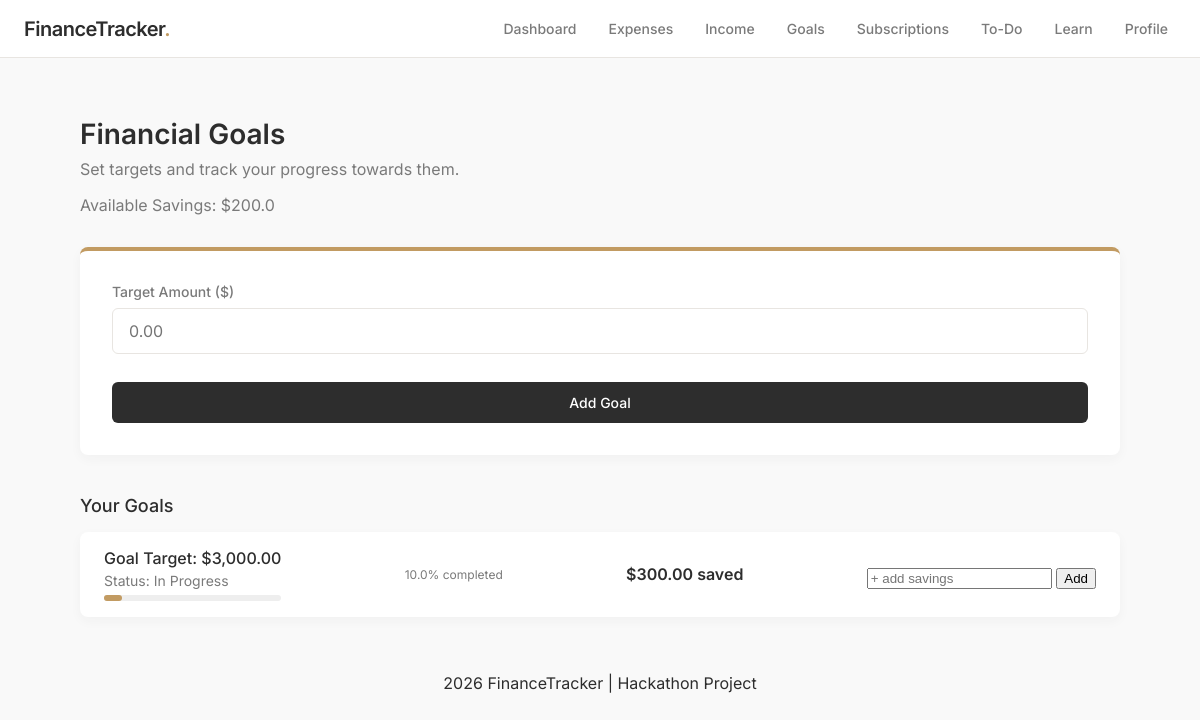
Before: /goals/oleksii with the older database file.
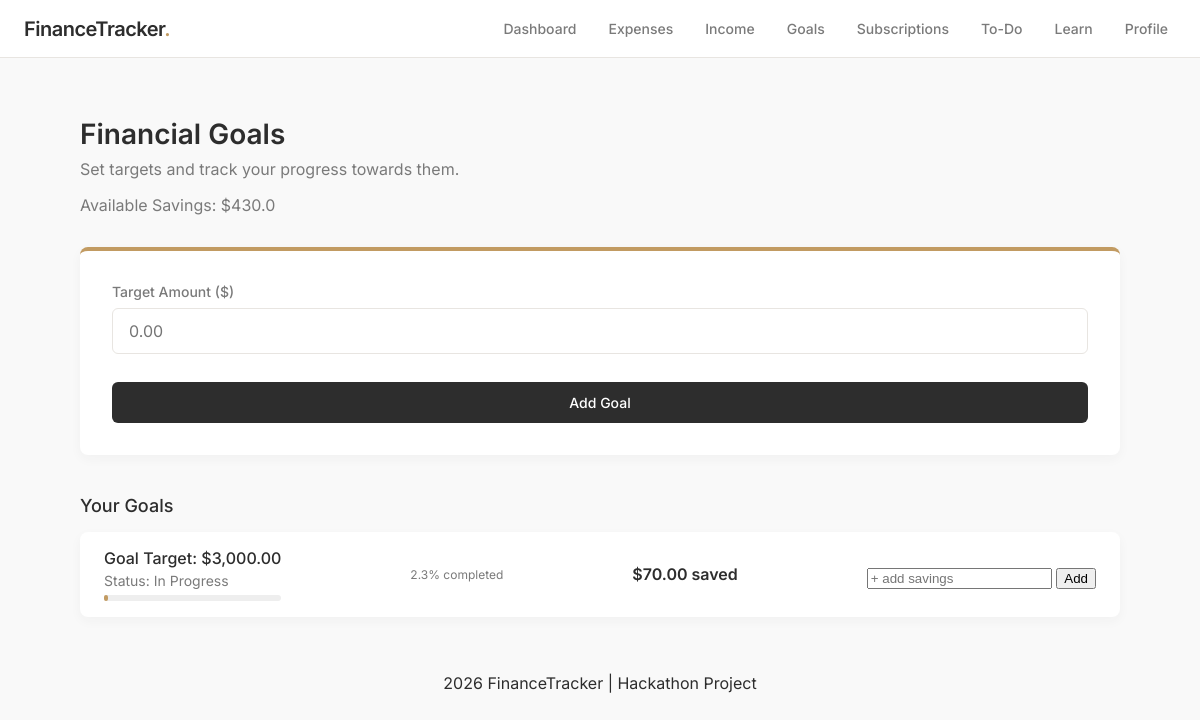
After: the same page with the newer database file.
### tables this page shows
CREATE TABLE users (
        id INTEGER PRIMARY KEY AUTOINCREMENT,
        username TEXT UNIQUE,
        streak INTEGER DEFAULT 0,
        email TEXT,
        password TEXT,
        balance REAL DEFAULT 0,
        savings REAL DEFAULT 0,
        last_active TEXT
    );

CREATE TABLE goals (
        id INTEGER PRIMARY KEY AUTOINCREMENT,
        user_id INTEGER,
        target REAL,
        current REAL DEFAULT 0,
        completed INTEGER DEFAULT 0
    );

### app.py (the view, shortened to what this page needs)
@app.route("/goals/<username>", methods=["GET", "POST"])
def goals(username):
    user_id = get_user_id(username)
    if not user_id:
        return redirect(url_for("index"))
    conn = get_db()
    user = conn.execute(
        "SELECT * FROM users WHERE id=?",
        (user_id,)
    ).fetchone()
    data = conn.execute(
        "SELECT * FROM goals WHERE user_id=?",
        (user_id,)
    ).fetchall()
    conn.close()
    return render_template(
        "goals.html",
        data=data,
        username=username,
        savings=user["savings"]  # ✅ now works
    )

### app.py (called while the page is built)
def get_db():
    conn = sqlite3.connect(DB)
    conn.row_factory = sqlite3.Row
    return conn

def get_user_id(username):
    conn = get_db()
    user = conn.execute(
        "SELECT id FROM users WHERE username=?",
        (username,)
    ).fetchone()
    conn.close()
    return user["id"] if user else None

@app.context_processor
def inject_user():
    username = request.view_args.get("username") if request.view_args else None
    return dict(current_user=username)

### templates/goals.html (shortened to what this page needs)
{% extends "layout.html" %}
{% block navbar %}
    {% include "navbar.html" %}
{% endblock %}
{% block content %}
<div class="container">
    <div class="dashboard-header">
        <h1>Financial Goals</h1>
        <p>Set targets and track your progress towards them.</p>
        <p>Available Savings: ${{ savings }}</p>
    </div>
    <div class="form-card" style="border-top-color: #C29B62;">
        <form method="POST">
            <div class="form-group">
                <label>Target Amount ($)</label>
                <input type="number" step="0.01" name="target" class="form-control" placeholder="0.00" required>
            </div>
            <button type="submit" class="btn-primary" style="width: 100%; margin-top: 8px;">Add Goal</button>
        </form>
    </div>
    <h3 class="section-title">Your Goals</h3>
    <div class="transaction-list">
        {% if data %}
            {% for g in data %}
                <div class="transaction-item">
                    <div class="tx-details">
                        <h4>Goal Target: ${{ "{:,.2f}".format(g.target|float) }}</h4>
                        <p>Status: {% if g.completed %}Completed 🎉{% else %}In Progress{% endif %}</p>
                        <div style="background:#eee; height:6px; border-radius:6px; margin-top:6px;">
                            <div style="
                                width: {{ (g.current / g.target * 100) if g.target > 0 else 0 }}%;
                                background:#C29B62;
                                height:6px;
                                border-radius:6px;">
                            </div>
                        </div>
                    </div>
                    <p style="font-size: 12px; color: #7A7A7A;">
                        {{ ((g.current / g.target) * 100) | round(1) if g.target > 0 else 0 }}% completed
                    </p>
                    <div class="tx-amount" style="color: #2D2D2D;">
                        ${{ "{:,.2f}".format(g.current|float) }} saved
                    </div>
                    <form method="POST" action="/update_goal/{{ current_user }}/{{ g.id }}" style="margin-top:8px;">
                        <input type="number" step="0.01" name="amount" placeholder="+ add savings" required>
                        <button type="submit">Add</button>
                    </form>
                </div>
            {% endfor %}
        {% else %}
            <div class="empty-state" style="padding: 32px; text-align: center; color: #7A7A7A;">
                No goals set yet. Start dreaming big!
            </div>
        {% endif %}
    </div>
</div>
{% endblock %}

### templates/layout.html (shortened to what this page needs)
<!DOCTYPE html>
<html lang="en">
<head>
    <link rel="stylesheet" href="{{ url_for('static', filename='css/style.css') }}">
</head>
<body>
    {% block navbar %}{% endblock %}
    <main>
        {% block content %}{% endblock %}
    </main>
    {% include "footer.html" %}
</body>
</html>

### templates/navbar.html
<nav class="navbar">
    <div class="nav-left">
        <h2>FinanceTracker</h2>
    </div>
    <div class="nav-right">
        <a href="{{ url_for('dashboard', username=current_user) }}">Dashboard</a>
        <a href="{{ url_for('expenses', username=current_user) }}">Expenses</a>
        <a href="{{ url_for('income', username=current_user) }}">Income</a>
        <a href="{{ url_for('goals', username=current_user) }}">Goals</a>
        <a href="{{ url_for('subscriptions', username=current_user) }}">Subscriptions</a>
        <a href="{{ url_for('todo', username=current_user) }}">To-Do</a>
        <a href="{{ url_for('learn', username=current_user) }}">Learn</a>
        <a href="{{ url_for('profile', username=current_user) }}">Profile</a>
    </div>
</nav>

### templates/footer.html
<footer class="footer">
    <p>2026 FinanceTracker | Hackathon Project</p>
</footer>

### static/css/style.css (style rules this page uses)
body { font-family: 'Inter', -apple-system, BlinkMacSystemFont, "Segoe UI", sans-serif; background-color: #F9F9F9; color: #2D2D2D; margin: 0; -webkit-font-smoothing: antialiased; }
.navbar { display: flex; justify-content: space-between; align-items: center; background-color: #FFFFFF; padding: 16px 24px; border-bottom: 1px solid #E8E5E1; }
.nav-left h2 { font-size: 20px; font-weight: 600; color: #2D2D2D; margin: 0; letter-spacing: -0.5px; }
.nav-left h2::after { content: '.'; color: #C29B62; }
.nav-right { display: flex; gap: 16px; align-items: center; }
.nav-right a { text-decoration: none; color: #7A7A7A; font-size: 14px; font-weight: 500; padding: 4px 8px; border-radius: 4px; transition: all 0.2s ease; }
.container { max-width: 1040px; margin: 0 auto; padding: 40px 24px; }
.dashboard-header { margin-bottom: 32px; }
.dashboard-header h1 { font-size: 28px; color: #2D2D2D; margin-bottom: 8px; font-weight: 600; }
.dashboard-header p { color: #7A7A7A; font-size: 16px; margin-top: 0; }
.section-title { font-size: 18px; color: #2D2D2D; margin-bottom: 16px; margin-top: 40px; font-weight: 500; }
.footer { display: flex; justify-content: center; }
.form-card { background-color: #FFFFFF; padding: 32px; border-radius: 8px; box-shadow: 0 4px 12px rgba(45, 45, 45, 0.04); margin-bottom: 40px; border-top: 4px solid #BA827A; }
.form-group { margin-bottom: 20px; }
.form-group label { display: block; font-size: 14px; color: #7A7A7A; margin-bottom: 8px; font-weight: 500; }
.form-control { width: 100%; padding: 12px 16px; font-size: 16px; color: #2D2D2D; background-color: #FFFFFF; border: 1px solid #E8E5E1; border-radius: 6px; font-family: inherit; box-sizing: border-box; transition: border-color 0.2s ease; }
.transaction-list { background-color: #FFFFFF; border-radius: 8px; box-shadow: 0 4px 12px rgba(45, 45, 45, 0.04); overflow: hidden; }
.transaction-item { display: flex; justify-content: space-between; align-items: center; padding: 16px 24px; border-bottom: 1px solid #E8E5E1; }
.transaction-item:last-child { border-bottom: none; }
.tx-details h4 { margin: 0 0 4px 0; color: #2D2D2D; font-size: 16px; font-weight: 500; }
.tx-details p { margin: 0; color: #7A7A7A; font-size: 14px; }
.tx-amount { color: #2D2D2D; font-weight: 600; font-size: 16px; }
.btn-primary { display: inline-block; background-color: #2D2D2D; color: #FFFFFF; text-align: center; text-decoration: none; padding: 12px 24px; border-radius: 6px; font-weight: 500; font-size: 14px; font-family: inherit; border: none; cursor: pointer; transition: background-color 0.2s ease, transform 0.1s ease; width: 100%; }

Changed rows visible on the page:
changed users: savings "200.0" → "430.0"
changed goals: target+current "10.0" → "2.3"; current "300.00" → "70.00"
